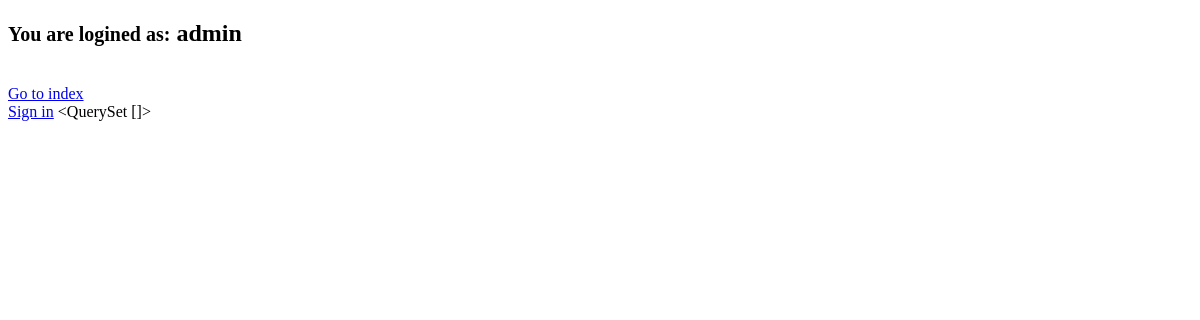
Before: / (signed in) with the older database file.
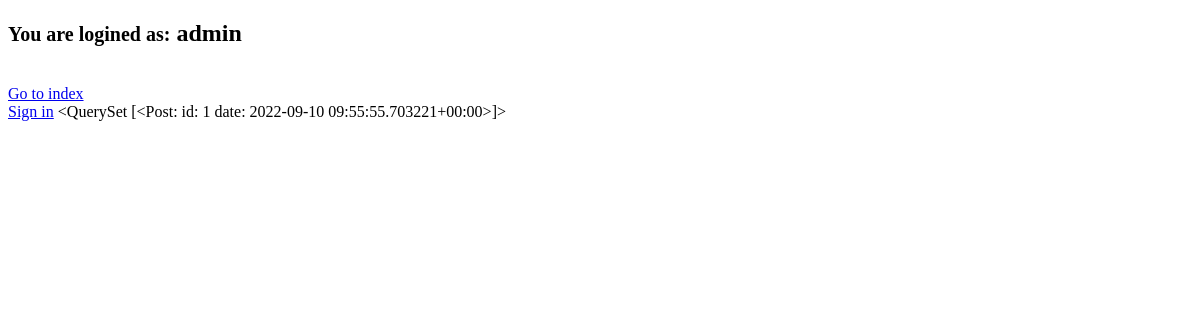
After: the same page with the newer database file.
### post/models.py (models this page shows)
class Post(models.Model):
    photo = models.ImageField('Add photo:', blank=True)
    text = models.CharField('Add text:', max_length=1000)
    date = models.DateTimeField('Date', auto_now_add=True, blank=True)
    def __str__(self):
        return 'id: '+str(self.pk)+' date: '+str(self.date)

### polls/views.py (the view)
# urls.py: path('', views.feed_home, name='index'),
def feed_home(request):
    feed = Post.objects.all()
    return render(request, 'polls/index.html',{'feed':feed})

### polls/templates/polls/index.html (shortened to what this page needs)
<!DOCTYPE html>
<html lang="en">
<head>
</head>
<body>
{% block header%}
{%if user.is_authenticated%}
<h2><small>You are logined as:</small> {{user.username}}</h2>
{%endif%}
<br>
<a href="{%url 'index'%}">Go to index</a>
<br>
<a href="{%url 'sign_in'%}">Sign in</a>
{%endblock%}
{% block content %}
{{ feed }}
{%endblock%}
</body>
</html>

Changed rows visible on the page:
added Post: id+date "<QuerySet [<Post: id: 1 date: 2022-09-10 09:55:55.703221+00:00>]>"
Other visible differences:
{{ feed }}: "<QuerySet []>" → (not shown)
